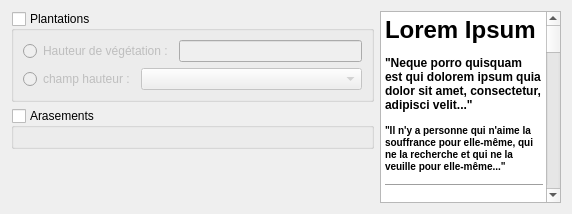
     <widget class="QWidget" name="tab_amenagements">
      <attribute name="title">
       <string>Aménagements</string>
      </attribute>
      <layout class="QHBoxLayout" name="horizontalLayout_2" stretch="2,1">
       <item>
        <layout class="QVBoxLayout" name="verticalLayout_9">
         <item>
          <widget class="QGroupBox" name="groupBox_plantations">
           <property name="title">
            <string>Plantations</string>
           </property>
           <property name="checkable">
            <bool>true</bool>
           </property>
           <property name="checked">
            <bool>false</bool>
           </property>
           <layout class="QVBoxLayout" name="verticalLayout_4">
            <item>
             <widget class="QWidget" name="widget_2" native="true">
              <layout class="QHBoxLayout" name="horizontalLayout_3">
               <property name="leftMargin">
                <number>0</number>
               </property>
               <property name="topMargin">
                <number>0</number>
               </property>
               <property name="rightMargin">
                <number>0</number>
               </property>
               <property name="bottomMargin">
                <number>0</number>
               </property>
               <item>
                <widget class="QRadioButton" name="radioButton_valeurHauteurVegetation">
                 <property name="text">
                  <string>Hauteur de végétation :</string>
                 </property>
                 <attribute name="buttonGroup">
                  <string notr="true">buttonGroup</string>
                 </attribute>
                </widget>
               </item>
               <item>
                <widget class="QLineEdit" name="lineEdit_hauteurVegetation"/>
               </item>
              </layout>
             </widget>
            </item>
            <item>
             <widget class="QWidget" name="widget_3" native="true">
              <layout class="QHBoxLayout" name="horizontalLayout_4">
               <property name="leftMargin">
                <number>0</number>
               </property>
               <property name="topMargin">
                <number>0</number>
               </property>
               <property name="rightMargin">
                <number>0</number>
               </property>
               <property name="bottomMargin">
                <number>0</number>
               </property>
               <item>
                <widget class="QRadioButton" name="radioButton_champHauteurVegetation">
                 <property name="text">
                  <string>champ hauteur :</string>
                 </property>
                 <attribute name="buttonGroup">
                  <string notr="true">buttonGroup</string>
                 </attribute>
                </widget>
               </item>
               <item>
                <widget class="QgsFieldComboBox" name="mFieldComboBox_hauteurVegetation">
                 <property name="sizePolicy">
                  <sizepolicy hsizetype="MinimumExpanding" vsizetype="Fixed">
                   <horstretch>0</horstretch>
                   <verstretch>0</verstretch>
                  </sizepolicy>
                 </property>
                </widget>
               </item>
              </layout>
             </widget>
            </item>
           </layout>
          </widget>
         </item>
         <item>
          <widget class="QGroupBox" name="groupBox_arasements">
           <property name="title">
            <string>Arasements</string>
           </property>
           <property name="checkable">
            <bool>true</bool>
           </property>
           <property name="checked">
            <bool>false</bool>
           </property>
           <layout class="QVBoxLayout" name="verticalLayout_5"/>
          </widget>
         </item>
         <item>
          <spacer name="verticalSpacer">
           <property name="orientation">
            <enum>Qt::Vertical</enum>
           </property>
           <property name="sizeHint" stdset="0">
            <size>
             <width>20</width>
             <height>40</height>
            </size>
           </property>
          </spacer>
         </item>
        </layout>
       </item>
       <item>
        <widget class="QTextBrowser" name="textBrowser">
         <property name="html">
          <string>&lt;!DOCTYPE HTML PUBLIC &quot;-//W3C//DTD HTML 4.0//EN&quot; &quot;http://www.w3.org/TR/REC-html40/strict.dtd&quot;&gt;
&lt;html&gt;&lt;head&gt;&lt;meta name=&quot;qrichtext&quot; content=&quot;1&quot; /&gt;&lt;style type=&quot;text/css&quot;&gt;
p, li { white-space: pre-wrap; }
&lt;/style&gt;&lt;/head&gt;&lt;body style=&quot; font-family:'.AppleSystemUIFont'; font-size:13pt; font-weight:400; font-style:normal;&quot;&gt;
&lt;h1 style=&quot; margin-top:18px; margin-bottom:12px; margin-left:0px; margin-right:0px; -qt-block-indent:0; text-indent:0px;&quot;&gt;&lt;span style=&quot; font-size:xx-large; font-weight:600;&quot;&gt;Lorem Ipsum&lt;/span&gt;&lt;/h1&gt;
&lt;h4 style=&quot; margin-top:12px; margin-bottom:12px; margin-left:0px; margin-right:0px; -qt-block-indent:0; text-indent:0px;&quot;&gt;&lt;span style=&quot; font-size:medium; font-weight:600;&quot;&gt;&amp;quot;Neque porro quisquam est qui dolorem ipsum quia dolor sit amet, consectetur, adipisci velit...&amp;quot;&lt;/span&gt;&lt;/h4&gt;
&lt;h5 style=&quot; margin-top:12px; margin-bottom:4px; margin-left:0px; margin-right:0px; -qt-block-indent:0; text-indent:0px;&quot;&gt;&lt;span style=&quot; font-size:small; font-weight:600;&quot;&gt;&amp;quot;Il n'y a personne qui n'aime la souffrance pour elle-même, qui ne la recherche et qui ne la veuille pour elle-même...&amp;quot; &lt;/span&gt;&lt;/h5&gt;
&lt;hr /&gt;
&lt;p style=&quot; margin-top:12px; margin-bottom:12px; margin-left:0px; margin-right:0px; -qt-block-indent:0; text-indent:0px;&quot;&gt;&lt;a name=&quot;Content&quot;&gt;&lt;/a&gt;Lorem ipsum dolor sit amet, consectetur adipiscing elit. Donec at dolor nec tortor efficitur pulvinar. Quisque facilisis, massa id efficitur hendrerit, arcu magna semper magna, eget tristique leo diam id quam. Nulla nisl augue, imperdiet et augue et, laoreet eleifend massa. Aliquam erat volutpat. Aliquam id metus nec erat consectetur porttitor ut in augue. Morbi et varius elit. Vivamus molestie egestas sapien ac suscipit. Duis rutrum ligula non libero egestas molestie. &lt;/p&gt;
&lt;p style=&quot; margin-top:12px; margin-bottom:12px; margin-left:0px; margin-right:0px; -qt-block-indent:0; text-indent:0px;&quot;&gt;Ut at tempor elit. Quisque in quam sodales, imperdiet nibh sed, hendrerit nibh. Class aptent taciti sociosqu ad litora torquent per conubia nostra, per inceptos himenaeos. Ut vel felis nec felis gravida vestibulum. Nunc est nulla, posuere vel venenatis at, facilisis et ipsum. Nullam pulvinar feugiat suscipit. Nulla malesuada ut mauris a consectetur. Phasellus vel erat a orci euismod convallis. Nunc accumsan magna augue, sed auctor mi vulputate eget. &lt;/p&gt;
&lt;p style=&quot; margin-top:12px; margin-bottom:12px; margin-left:0px; margin-right:0px; -qt-block-indent:0; text-indent:0px;&quot;&gt;Quisque odio orci, dignissim a nisi imperdiet, dictum malesuada quam. Quisque vel neque ut orci posuere pretium. Nulla tristique congue erat sodales venenatis. In viverra quam justo, et lacinia orci rhoncus non. Etiam aliquam augue dolor, eu vestibulum leo aliquam et. Nunc tortor dui, cursus eget turpis ut, tincidunt ornare ante. Nunc pretium nibh in diam egestas tempor. Praesent metus odio, venenatis non mi quis, iaculis mattis neque. Aenean vitae dui vel erat interdum aliquam et eget nisi. Curabitur vel urna nunc. Sed vehicula efficitur rhoncus. Maecenas lobortis, sapien et accumsan bibendum, risus tellus ullamcorper urna, vel efficitur ex enim vitae purus. Morbi sagittis ornare nulla ut volutpat. In malesuada erat vitae egestas sagittis. Proin pharetra, purus eu lacinia viverra, turpis mauris molestie leo, id condimentum leo mi et risus. &lt;/p&gt;
&lt;p style=&quot; margin-top:12px; margin-bottom:12px; margin-left:0px; margin-right:0px; -qt-block-indent:0; text-indent:0px;&quot;&gt;Vivamus pulvinar rutrum orci non semper. Aenean a magna eu ligula facilisis luctus. Fusce vel leo lectus. Quisque lacinia dolor id bibendum fermentum. Aenean id pellentesque neque. Aliquam imperdiet varius consectetur. Vestibulum a massa bibendum, efficitur magna eget, vehicula dolor. Vestibulum ornare ligula leo, ac sodales dui luctus at. Suspendisse et nunc blandit, tincidunt lectus nec, semper neque. Fusce orci elit, eleifend sed ultricies non, tincidunt scelerisque felis. Maecenas laoreet et ipsum quis aliquet. Lorem ipsum dolor sit amet, consectetur adipiscing elit. Praesent ut sapien nec ipsum aliquet viverra nec et diam. Nunc porttitor egestas porttitor. &lt;/p&gt;
&lt;p style=&quot; margin-top:12px; margin-bottom:12px; margin-left:0px; margin-right:0px; -qt-block-indent:0; text-indent:0px;&quot;&gt;Vivamus sit amet porta erat. Etiam cursus lacus id enim sollicitudin vestibulum. Mauris malesuada dui vel leo tempus, non dictum magna ullamcorper. Donec interdum lacus nec sapien cursus, ut venenatis felis viverra. Maecenas diam nisi, ullamcorper ut diam non, lacinia ultricies augue. Duis rhoncus orci ultrices nisl pulvinar ultricies. Suspendisse risus metus, sodales et augue non, semper fermentum diam. Sed consequat condimentum felis sit amet congue. Nam ornare magna sit amet eros placerat, in rhoncus libero maximus. Integer ac hendrerit ex. Aliquam feugiat nec eros in sagittis. Nulla id tellus in metus ultricies ornare. &lt;/p&gt;&lt;/body&gt;&lt;/html&gt;</string>
         </property>
        </widget>
       </item>
      </layout>
     </widget>
